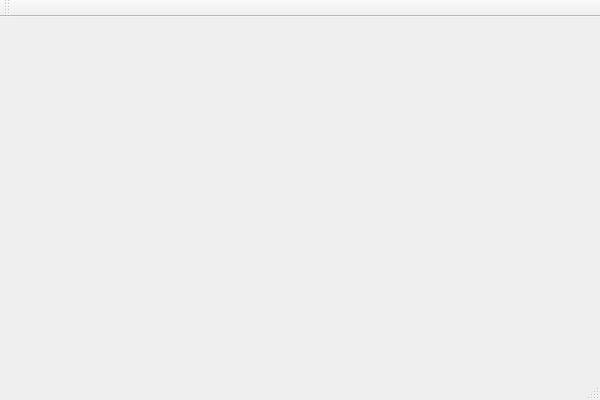
<?xml version="1.0" encoding="UTF-8"?>
<ui version="4.0">
 <class>QSpearClass</class>
 <widget class="QMainWindow" name="QSpearClass">
  <property name="geometry">
   <rect>
    <x>0</x>
    <y>0</y>
    <width>600</width>
    <height>400</height>
   </rect>
  </property>
  <property name="windowTitle">
   <string>Control panel</string>
  </property>
  <widget class="QWidget" name="centralWidget">
   <layout class="QVBoxLayout" name="verticalLayout"/>
  </widget>
  <widget class="QToolBar" name="mainToolBar">
   <property name="windowTitle">
    <string>Main toolbar</string>
   </property>
   <attribute name="toolBarArea">
    <enum>TopToolBarArea</enum>
   </attribute>
   <attribute name="toolBarBreak">
    <bool>false</bool>
   </attribute>
  </widget>
  <widget class="QStatusBar" name="statusBar"/>
 </widget>
 <layoutdefault spacing="6" margin="11"/>
 <resources/>
 <connections/>
 <slots>
  <slot>onSliceSelected(int)</slot>
  <slot>onClosed()</slot>
 </slots>
</ui>
